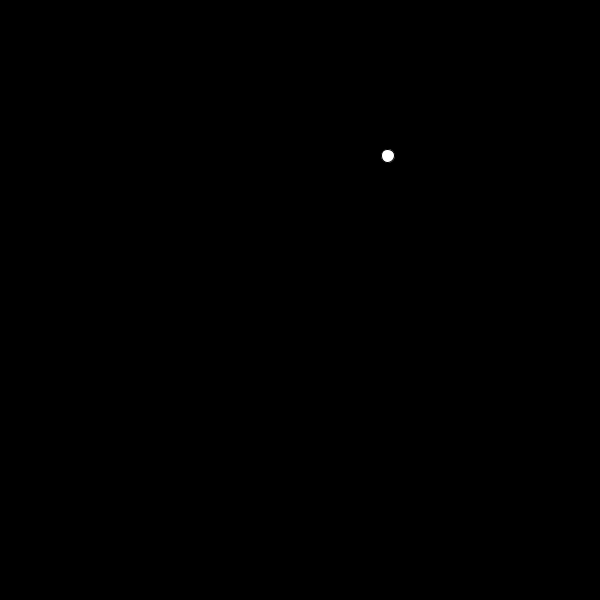
Frame 1 (no input)
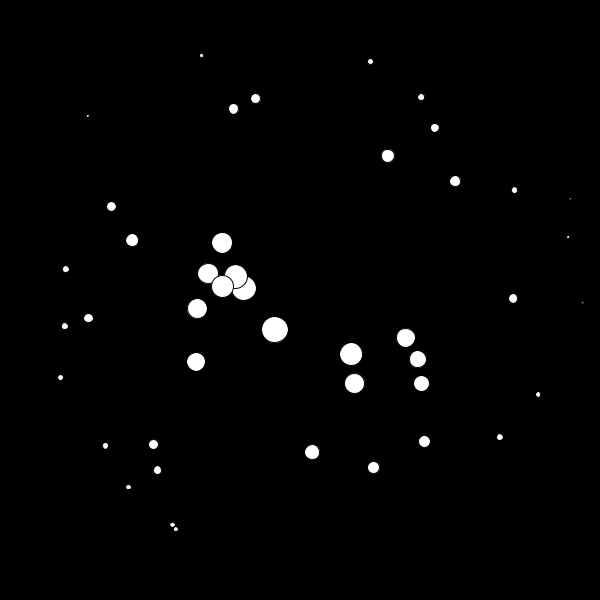
Frame 60 (the mouse pressed at the canvas centre just before this capture)
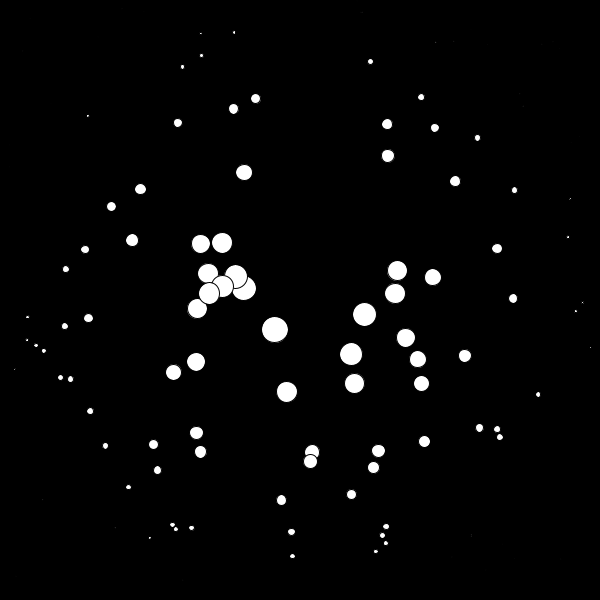
Frame 120 (the mouse held since frame 60 and released just before this capture)

The Processing sketch that drew these frames (run headless with seeded random() and noise(); from frame 60 on, the mouse is pressed at the canvas centre):

// Processing sketch: circle_size_based_on_distance
// ── circle_size_based_on_distance.pde
void setup() {
  size(600, 600);
  background(0);
  
}
void draw() {
  //background(0);
  
  float x = random(width);
  float y = random(height);
  
  float distance = dist(x,y, width/2, height/2);
  
  float dia = map(distance, 0, 300, 30, 1);
  dia = constrain(dia, 1, 30);
  ellipse(x, y, dia, dia);
  
}
